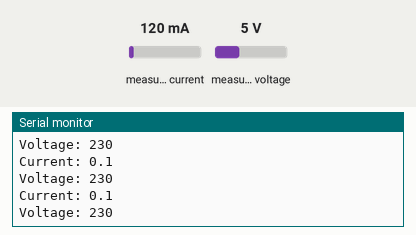
The sketch below on a simulated Arduino Uno, built with avr-gcc and run on an emulated ATmega328P. Shown: the last lines printed to the serial monitor. The test bench sets the inputs (shaded band); at power-on: measured current 120 mA, measured voltage 5 V.

Above: at 1.7 s.
1.8 s: measured current set to 40 mA
At 2.9 s:
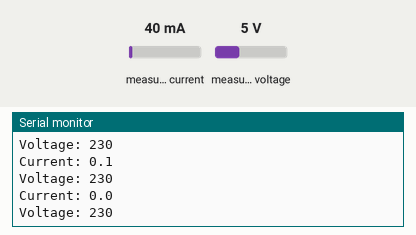
3.3 s: measured voltage set to 0.3 V
At 4.3 s:
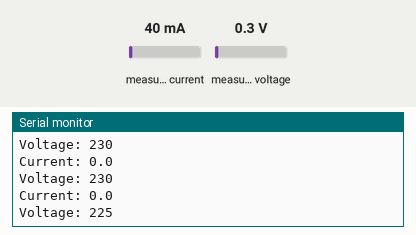
4.8 s: measured current set to 500 mA
At 5.7 s:
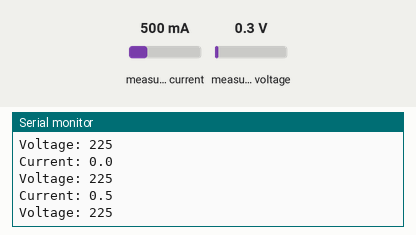
6.3 s: measured voltage set to 3.8 V
At 7.1 s:
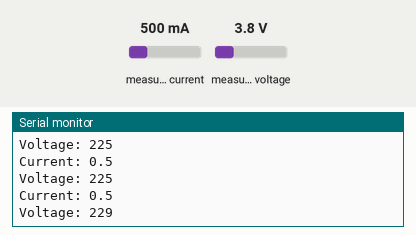
Timing chart, 0 to 8.8 s (numbered marks = the images above; inputs shaded):
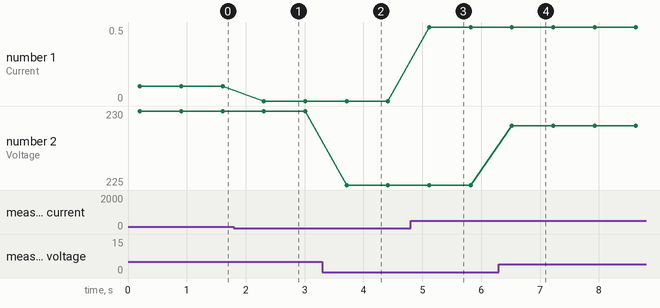

The sketch:

AC_current_voltage.ino
```cpp
#include "EmonLib.h"
EnergyMonitor emon1;

void setup(){
  Serial.begin(115200);
  emon1.voltage(2, 103.2, 1.7);
  emon1.current(1, 4.1);
}

void loop(){
  emon1.calcVI(20,2000);

  float realPower       = emon1.realPower;        //extract Real Power into variable
  float apparentPower   = emon1.apparentPower;    //extract Apparent Power into variable
  float powerFactor     = emon1.powerFactor;      //extract Power Factor into Variable
  float supplyVoltage   = emon1.Vrms;             //extract Vrms into Variable
  float Irms            = emon1.Irms;

  Serial.print("Current: ");
  Serial.println(Irms, 1);
  Serial.print("\n\n\Voltage: ");
  Serial.println(supplyVoltage, 0);
  delay(500);
}
```

Measured:
- after the input at 1.8 s, the serial monitor: prints a new line after 0.51 s (image 1)
- after the input at 3.3 s, the serial monitor: prints a new line after 0.41 s (image 2)
- after the input at 4.8 s, the serial monitor: prints a new line after 0.32 s (image 3)
- after the input at 6.3 s, the serial monitor: prints a new line after 0.22 s (image 4)
- plotted number 1: 0.1 → 0 after the input at 1.8 s, 0 → 0.5 after the input at 4.8 s
- plotted number 2: 230 → 225 after the input at 3.3 s, 225 → 229 after the input at 6.3 s
